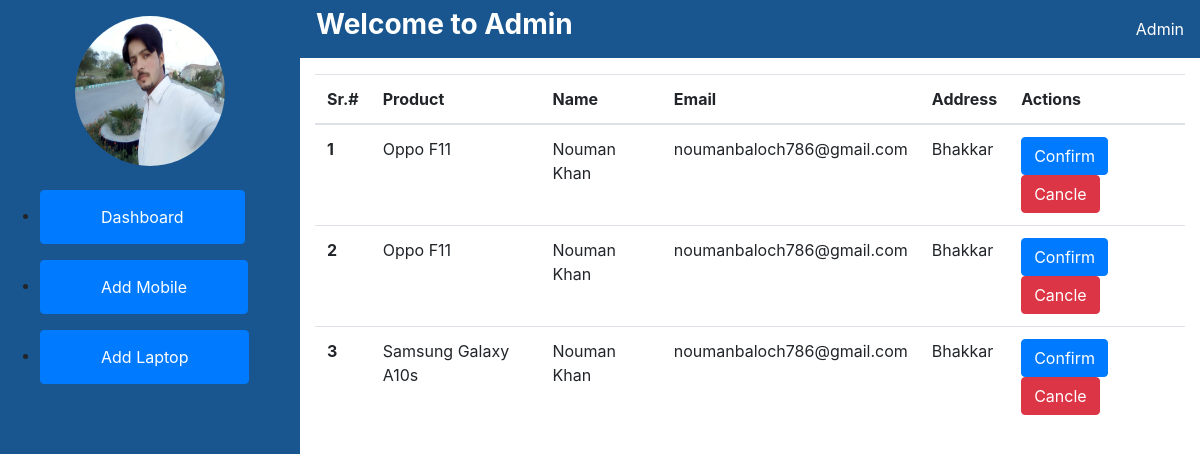
Page /fyp/AdminPanel/mobileorders.php on the committed database.
### tables this page shows
CREATE TABLE `order_mobile` (
  `id` int(11) NOT NULL,
  `mobile_id` int(11) DEFAULT NULL,
  `user_id` int(11) DEFAULT NULL,
  `payment_method` varchar(30) DEFAULT NULL,
  `address` varchar(100) DEFAULT NULL
);

CREATE TABLE `mobiles` (
  `id` int(11) NOT NULL,
  `mobile_name` varchar(40) DEFAULT NULL,
  `ram` varchar(5) DEFAULT NULL,
  `rom` varchar(25) DEFAULT NULL,
  `processor` varchar(10) DEFAULT NULL,
  `battery` varchar(10) DEFAULT NULL,
  `weight` varchar(4) DEFAULT NULL,
  `price` int(11) NOT NULL,
  `brand` varchar(15) NOT NULL,
  `camera` varchar(15) DEFAULT NULL
);

CREATE TABLE `user` (
  `id` int(11) NOT NULL,
  `name` varchar(50) DEFAULT NULL,
  `phone_no` varchar(13) DEFAULT NULL,
  `e_mail` varchar(30) DEFAULT NULL,
  `address` text DEFAULT NULL,
  `password` varchar(15) DEFAULT NULL
);

### fyp/AdminPanel/mobileorders.php (the view, shortened to what this page needs)
<!DOCTYPE html>
<html lang="en">
<head>
    <link rel="stylesheet" href="style.css">
    <link rel="stylesheet" href="../css/bootstrap.min.css">
</head>
<body>
    <?php
    include 'sidebar.php';
    include '../conn.php';
    ?>
    <div class="main">
        <?php
        include 'nav.php';
        $query = "SELECT * FROM order_mobile
                    JOIN mobiles ON (order_mobile.mobile_id = mobiles.id)
                    JOIN user ON (order_mobile.user_id = user.id)";
        ?>
        <div class="container mt-3">
            <table class="table">
                <thead>
                    <tr>
                        <th>Sr.#</th>
                        <th>Product</th>
                        <th>Name</th>
                        <th>Email</th>
                        <th>Address</th>
                        <th>Actions</th>
                    </tr>
                </thead>
                <tbody>
                    <?php
                    $run = mysqli_query($conn, $query);
                    $i = 1;
                    while ($row = mysqli_fetch_assoc($run)) {
                    ?>
                        <tr>
                            <th><?php echo $i; ?></th>
                            <td> <?php echo $row['mobile_name'] ?> </td>
                            <td> <?php echo $row['name'] ?> </td>
                            <td> <?php echo $row['e_mail'] ?> </td>
                            <td> <?php echo $row['address'] ?> </td>
                            <td>
                                <a href="mail.php?email=<?php echo $row['e_mail'] ?>&product=<?php echo $row['mobile_name'] ?>&status=confirm" class="btn btn-primary">Confirm</a>
                                <a href="mail.php?email=<?php echo $row['e_mail'] ?>&product=<?php echo $row['mobile_name'] ?>&status=cancle" class="btn btn-danger">Cancle</a>
                            </td>
                        </tr>
                    <?php
                        $i++;
                    }
                    ?>
                </tbody>
            </table>
        </div>
    </div>
</body>
</html>

### fyp/AdminPanel/style.css (style rules this page uses)
.main { margin-left: 300px; }

### rows in the picture
order_mobile: mobile.mobile_name "Oppo F11", user.name "Nouman Khan", user.e_mail "noumanbaloch786@gmail.com", user.address "Bhakkar"
order_mobile: mobile.mobile_name "Oppo F11", user.name "Nouman Khan", user.e_mail "noumanbaloch786@gmail.com", user.address "Bhakkar"
order_mobile: mobile.mobile_name "Samsung Galaxy A10s", user.name "Nouman Khan", user.e_mail "noumanbaloch786@gmail.com", user.address "Bhakkar"
